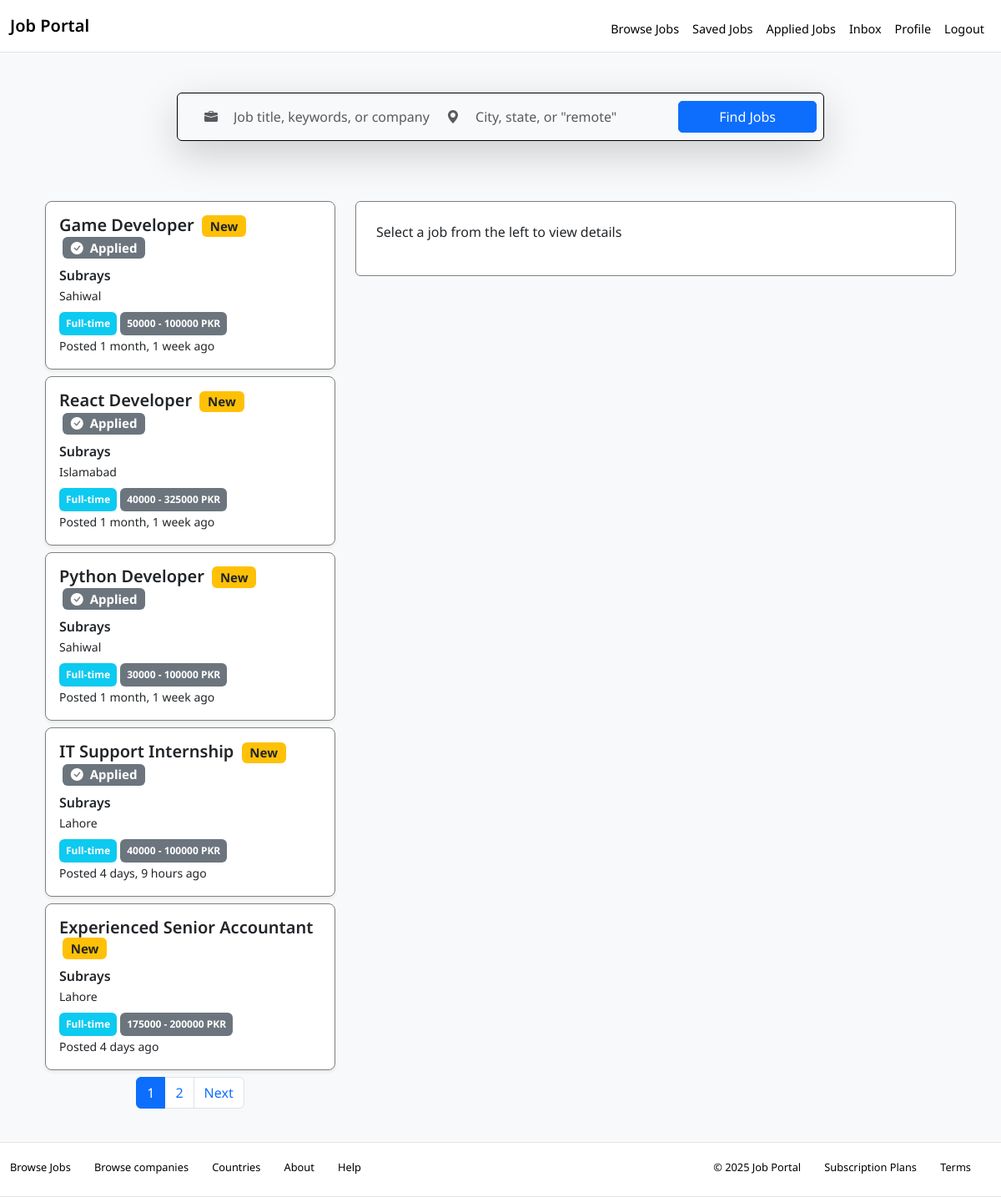
Screenshot of /jobs/ (signed in) with the database file from the repository.
### core/models.py (models this page shows)
class Job(models.Model):
    employer = models.ForeignKey(EmployerProfile, on_delete=models.CASCADE)
    title = models.CharField(max_length=150)
    description = models.TextField()
    skills_required = models.TextField()
    location = models.CharField(max_length=100)
    salary_min = models.IntegerField()
    salary_max = models.IntegerField()
    job_type = models.CharField(max_length=20, choices=[('full', 'Full-Time'), ('part', 'Part-Time'), ('remote', 'Remote'), ('intern', 'Internship')])
    created_at = models.DateTimeField(auto_now_add=True)
    expiry_date = models.DateField()
    is_active = models.BooleanField(default=True)

class EmployerProfile(models.Model):
    user = models.OneToOneField(User, on_delete=models.CASCADE)
    company_name = models.CharField(max_length=100)
    industry = models.CharField(max_length=100)
    website = models.URLField()
    logo = models.ImageField(upload_to='logos/')
    description = models.TextField()

### core/views.py (the view)
# urls.py: path('jobs/', job_list, name='job-list'),
def job_list(request):
    search = request.GET.get('search', '')
    location = request.GET.get('location', '')
    jobs = Job.objects.all()
    if search:
        jobs = jobs.filter(title__icontains=search)
    if location:
        jobs = jobs.filter(location__icontains=location)
    applied_ids = set()
    saved_job_ids = set()
    if request.user.role == 'seeker':
        seeker = request.user.jobseekerprofile
        applied_ids = set(Application.objects.filter(seeker=seeker).values_list('job_id', flat=True))
        saved_job_ids = set(SavedJob.objects.filter(seeker=seeker).values_list('job_id', flat=True))
    paginator = Paginator(jobs, 5)  # 10 jobs per page
    page = request.GET.get('page')
    page_obj = paginator.get_page(page)
    context = {
        'page_obj': page_obj,
        'search': search,
        'location': location,
        'applied_ids': applied_ids,  # previously defined
        'saved_job_ids': saved_job_ids,  # previously defined
    }
    return render(request, 'core/job_list.html', context)

### core/templates/core/job_list.html (shortened to what this page needs)
{% extends 'base.html' %}
{% block content %}
<div class="container-fluid py-5" >
  <div class="container mb-0" style="max-width: 800px;">
    <form class="input-group p-2 shadow-lg bg-light rounded align-items-center" style="border: 1px solid black; border-radius: 50px">
      <span class="input-group-text bg-transparent border-0 ps-4"><i class="bi bi-briefcase-fill text-muted"></i></span>
      <input
        type="text"
        name="search"
        class="form-control border-0 bg-transparent p-2"
        placeholder='Job title, keywords, or company'
        aria-label='Job title, keywords, or company'
      >
      <span class="input-group-text bg-transparent border-0"><i class="bi bi-geo-alt-fill text-muted"></i></span>
      <input
        type="text"
        name="location"
        class="form-control border-0 bg-transparent p-2"
        placeholder='City, state, or &quot;remote&quot;'
        aria-label='Location'
      >
      <button class="btn btn-primary px-5"
        type="submit"
        style="border-radius: 5px 5px 5px 5px">
        Find Jobs
      </button>
    </form>
  </div>
</div>
<div class="container p-4">
  {% if not page_obj %}
          <div class="alert alert-warning mt-4">
            No Jobs Found.
          </div>
  {% else %}
  <div class="row g-4">
    <div class="col-md-4">
      <div class="list-group">
        {% for job in page_obj %}
          <a
            href="?job={{ job.id }}{% if search %}&search={{ search|urlencode }}{% endif %}{% if location %}&location={{ location|urlencode }}{% endif %}{% if page_obj.number %}&page={{ page_obj.number }}{% endif %}"
            class="list-group-item list-group-item-action p-3 mb-2 shadow-sm"
            style="border-radius: 8px; transition: transform 0.2s ease, box-shadow 0.2s ease; border: {% if request.GET.job|add:'0' == job.id %} 2px solid rgb(0, 145, 255) {% else %} 1px solid grey {% endif %}; background: #ffffff;"
            onmouseover="this.style.transform='translateY(-3px)';this.style.boxShadow='0 6px 20px -5px rgb(0 0 0 / 0.5)'"
            onmouseout="this.style.transform='none';this.style.boxShadow=''"
          >
            <div class="d-flex justify-content-between align-items-start">
              <div>
                <h5>{{ job.title }}
                  {% if job.created_at|timesince < '7 days' %}
                    <span class="badge bg-warning text-dark ms-1">New</span>
                  {% endif %}
                  {% if job.id in applied_ids %}
                    <span class="badge bg-secondary ms-1"><i class="bi bi-check-circle-fill me-1"></i> Applied</span>
                  {% endif %}
                </h5>
                <span style="font-weight:600">{{ job.employer.company_name }}</span><br>
                <small>{{ job.location }}</small>
               <div class="mt-2">
                <span class="badge bg-info p-2">
                  {% if job.job_type == 'full' %}Full-time{% elif job.job_type == 'remote' %}Remote{% endif %}
                </span>
                <span class="badge bg-secondary p-2">{{ job.salary_min|floatformat:0 }} - {{ job.salary_max|floatformat:0 }} PKR</span>
              </div>
                <small>Posted {{ job.created_at|timesince }} ago</small>
              </div>
            </div>
          </a>
        {% endfor %}
      </div>
      <nav aria-label="Page navigation">
  <ul class="pagination justify-content-center">
    {% for num in page_obj.paginator.page_range %}
      <li class="page-item {% if page_obj.number == num %}active{% endif %}">
        <a class="page-link"
          href="?page={{ num }}{% if search %}&search={{ search|urlencode }}{% endif %}{% if location %}&location={{ location|urlencode }}{% endif %}">
          {{ num }}
        </a>
      </li>
    {% endfor %}
    {% if page_obj.has_next %}
      <li class="page-item">
        <a class="page-link"
          href="?page={{ page_obj.next_page_number }}{% if search %}&search={{ search|urlencode }}{% endif %}{% if location %}&location={{ location|urlencode }}{% endif %}">
          Next
        </a>
      </li>
    {% endif %}
  </ul>
</nav>
    </div>
    <div class="col-md-8">
      {% if request.GET.job %}
        {% for job in page_obj %}
          {% if job.id == request.GET.job|add:'0' %}
            <div class="card p-4 position-relative" style="border: 1px solid grey">
              <div class="position-absolute top-0 end-0 p-3 d-flex align-items-center gap-2">
                {% if job.id in saved_job_ids %}
                  <a href="{% url 'unsave-job' job.id %}?search={{ search|urlencode }}&location={{ location|urlencode }}&job={{ job.id }}&page={{ page_obj.number }}"  title="Unsave"><i class="bi bi-bookmark-fill fs-4 text-warning"></i></a>
                {% else %}
                  <a href="{% url 'save-job' job.id %}?search={{ search|urlencode }}&location={{ location|urlencode }}&job={{ job.id }}&page={{ page_obj.number }}"  title="Save"><i class="bi bi-bookmark fs-4 text-muted"></i></a>
                {% endif %}
                <a href="#" data-bs-toggle="modal" data-bs-target="#reportJob{{ job.id }}" title="Report Job">
                  <i class="bi bi-flag-fill fs-4 text-danger"></i>
                </a>
<div class="modal fade" id="reportJob{{ job.id }}" tabindex="-1" aria-labelledby="reportJob{{ job.id }}" aria-hidden="true">
  <div class="modal-dialog modal-md">
    <div class="modal-content p-4">
      <div class="modal-header">
        <h5 class="modal-title" id="reportJob{{ job.id }}">Report Job</h5>
        <button type="button" class="btn-close" data-bs-dismiss="modal" aria-label="Close"></button>
      </div>
      <div class="modal-body">
        <form action="{% url 'report-job' job.id %}" method="POST">
          {% csrf_token %}
          <div class="mb-3">
            <label for="report-reason-{{ job.id }}">Reason</label>
            <input name="reason" id="report-reason-{{ job.id }}" class="form-control" required>
          </div>
          <button type="submit" class="btn btn-primary">Submit Report</button>
        </form>
      </div>
    </div>
  </div>
</div>
              </div>
              <h3>{{ job.title }}</h3>
              <p>{{ job.company.name }}</p>
              <span>{{ job.location }}</span>
              <div class="mb-3">
                <span class="badge bg-info">
                  {% if job.job_type == 'full' %}Full-time{% elif job.job_type == 'remote' %}Remote{% endif %}
                </span>
                <span class="badge bg-secondary">{{ job.salary_min|floatformat:0 }} - {{ job.salary_max|floatformat:0 }} PKR</span>
              </div>
              <hr>
              <h5 style="font-weight: bold;">Job summary</h5>
              {{ job.description|linebreaks }}
              {% if job.id in applied_ids %}
                <span class="badge bg-secondary p-3 mt-3">
                  <i class="bi bi-check-circle-fill me-1"></i> Already Applied
                </span>
              {% else %}
                <a
                  data-bs-toggle="modal"
                  data-bs-target="#applyJob{{ job.id }}"
                  class="btn btn-primary mt-3">
                  Apply now
                </a>
                <div class="modal fade" id="applyJob{{ job.id }}" tabindex="-1" aria-labelledby="applyJob{{ job.id }}" aria-hidden="true">
                  <div class="modal-dialog modal-md">
                    <div class="modal-content p-4">
                      <div class="modal-header">
                        <h5 class="modal-title" id="applyJob{{ job.id }}">Apply to {{ job.title }}</h5>
                        <button type="button" class="btn-close" data-bs-dismiss="modal" aria-label="Close"></button>
                      </div>
                      <div class="modal-body">
                        <form action="{% url 'apply-job' job.id %}?search={{ search|urlencode }}&location={{ location|urlencode }}&job={{ job.id }}{% if page_obj.number %}&page={{ page_obj.number }}{% endif %}" method="POST">
                          {% csrf_token %}
                          <div class="mb-3">
                           <label for="cover-letter-{{ job.id }}">Cover Letter</label>
                            <textarea name="cover_letter" id="cover-letter-{{ job.id }}" class="form-control" required></textarea>
                          </div>
                          <button type="submit" class="btn btn-primary w-100">
                            Apply Now
                          </button>
                        </form>
                      </div>
                    </div>
                  </div>
                </div>
              {% endif %}
            </div>
          {% endif %}
        {% endfor %}
      {% else %}
        <div class="card p-4" style="border: 1px solid grey">
          <p>Select a job from the left to view details</p>
        </div>
      {% endif %}
    </div>
  </div>
 {% endif %}
</div>
{% endblock %}

### core/templates/base.html (style rules this page uses)
body { font-family: 'Noto Sans', 'Helvetica Neue', Helvetica, Arial, sans-serif !important; }
h5 { font-weight: 600; }
p { font-weight: 400; }

### rows the page displays
Job: title "Game Developer", shows "New", shows "Applied", employer.company_name "Subrays", location "Sahiwal", job_type "Full-time", salary_min "50000", salary_max "100000", created_at "1 month, 1 week"
Job: title "React Developer", shows "New", shows "Applied", employer.company_name "Subrays", location "Islamabad", job_type "Full-time", salary_min "40000", salary_max "325000", created_at "1 month, 1 week"
Job: title "Python Developer", shows "New", shows "Applied", employer.company_name "Subrays", location "Sahiwal", job_type "Full-time", salary_min "30000", salary_max "100000", created_at "1 month, 1 week"
Job: title "IT Support Internship", shows "New", shows "Applied", employer.company_name "Subrays", location "Lahore", job_type "Full-time", salary_min "40000", salary_max "100000", created_at "4 days, 9 hours"
Job: title "Experienced Senior Accountant", shows "New", employer.company_name "Subrays", location "Lahore", job_type "Full-time", salary_min "175000", salary_max "200000", created_at "4 days"

### other values shown
{{ num }} "1" "2"
